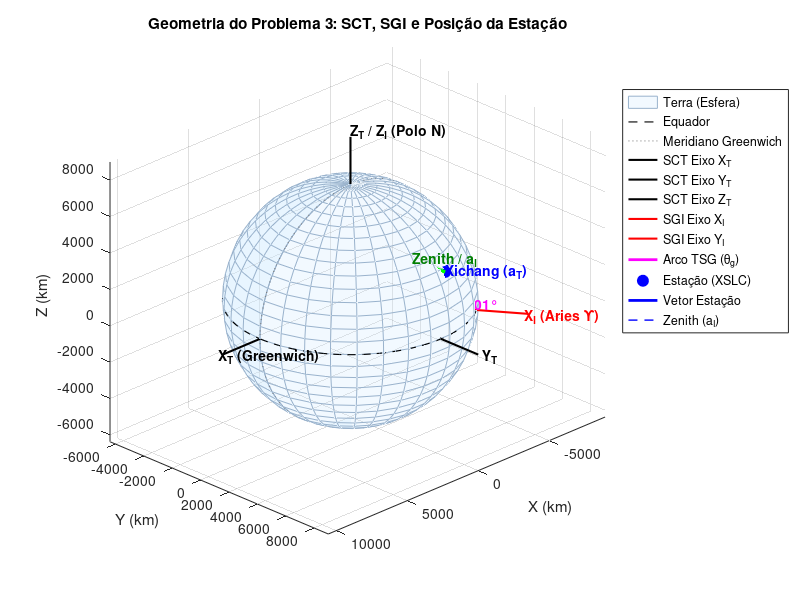
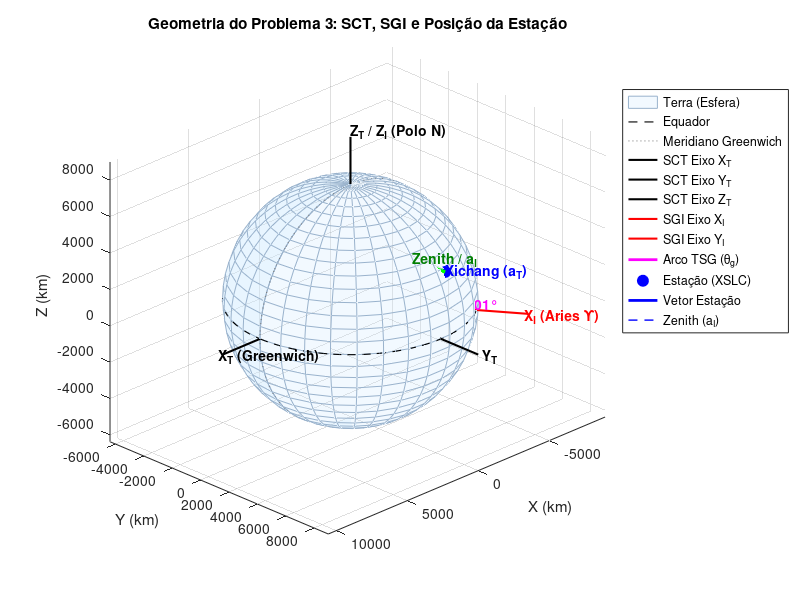

These figures' MATLAB source, in order:
function pb3()
    clear; clc; close all;

    % =========================================================================
    % 1. CONSTANTES E PARÂMETROS DE ENTRADA
    % =========================================================================
    fprintf('==========================================================\n');
    fprintf('       LABORATÓRIO DE GN&C - PROBLEMA 3\n');
    fprintf('==========================================================\n\n');

    % Coordenadas Geográficas da Estação (Xichang Satellite Launch Center)
    lat_deg = 28; lat_min = 14; lat_sec = 45.66; % Latitude Geodésica N
    lon_deg = 102; lon_min = 01; lon_sec = 35.6; % Longitude Leste E
    alt_m = 1800;                                % Altitude (metros)

    % Instante da Medição: 20/06/2026 às 21h43m35.0s UT
    ano = 2026; mes = 6; dia = 20;
    hora = 21; minuto = 43; segundo = 35.0;

    % Conversão das Coordenadas para Graus Decimais
    phi = lat_deg + lat_min/60 + lat_sec/3600;       % Latitude geodésica (graus)
    lambda_E = lon_deg + lon_min/60 + lon_sec/3600;  % Longitude Leste (graus)
    H = alt_m / 1000;                                % Altitude em km

    % Parâmetros do Elipsoide de Referência WGS-84
    ae = 6378.137;                  % Semieixo maior (km)
    f = 1 / 298.257223563;          % Achatamento
    e2 = 2*f - f^2;                 % Primeira excentricidade linear ao quadrado

    % =========================================================================
    % 2. CÁLCULO DE DATA JULIANA (JD) E DATA JULIANA MODIFICADA (DJM)
    % =========================================================================
    [JD_meiodia, DJM0, DJM_frac] = DiaJulianoLocal(ano, mes, dia, hora, minuto, segundo);
    JD_frac = DJM_frac + 2400000.5;

    % =========================================================================
    % 3. CÁLCULO DO TEMPO SIDERAL DE GREENWICH (TSG)
    % =========================================================================
    tsg_graus = TSGLocal(ano, mes, dia, hora, minuto, segundo);

    % =========================================================================
    % 4. SISTEMA DE COORDENADAS CARTESIANAS TERRESTRES (SCT)
    % =========================================================================
    % Cálculo de N (Grande Normal / Raio de curvatura no primeiro vertical)
    N = ae / sqrt(1 - e2 * sind(phi)^2);

    % Coordenadas Cartesianas no SCT (aT)
    xT = (N + H) * cosd(phi) * cosd(lambda_E);
    yT = (N + H) * cosd(phi) * sind(lambda_E);
    zT = (N * (1 - e2) + H) * sind(phi);
    aT = [xT; yT; zT];

    % =========================================================================
    % 5. ROTAÇÃO DO SCT PARA O REFERENCIAL GEOCÊNTRICO INERCIAL (SGI)
    % =========================================================================
    % Rotação anti-horária de +tsg em torno do eixo Z:
    % aI_pos = Rz(tsg) * aT
    Rz = [cosd(tsg_graus), -sind(tsg_graus), 0; ...
          sind(tsg_graus),  cosd(tsg_graus), 0; ...
          0,                0,               1];

    aI_pos = Rz * aT;
    aI = aI_pos / norm(aI_pos); % Versor normalizado

    % =========================================================================
    % 6. DETERMINAÇÃO DAS COORDENADAS DE APONTAMENTO CELESTE (AR e DEC)
    % =========================================================================
    ra_deg = mod(atan2d(aI(2), aI(1)), 360);
    dec_deg = asind(aI(3));

    % Formatação de AR (h m s)
    ra_hours = ra_deg / 15;
    ar_h = floor(ra_hours);
    ar_m = floor((ra_hours - ar_h) * 60);
    ar_s = ((ra_hours - ar_h) * 60 - ar_m) * 60;

    % Formatação de DEC (d m s)
    dec_d = floor(dec_deg);
    dec_m = floor((dec_deg - dec_d) * 60);
    dec_s = ((dec_deg - dec_d) * 60 - dec_m) * 60;

    % =========================================================================
    % IMPRESSÃO DOS RESULTADOS EM FORMATO DE TABELA LATEX
    % =========================================================================
    fprintf('==========================================================\n');
    fprintf('       RESULTADOS EM FORMATO DE TABELA LATEX\n');
    fprintf('==========================================================\n');
    fprintf('\\begin{table}[h!]\n');
    fprintf('\\centering\n');
    fprintf('\\caption{Resultados da Simulação — Problema 3}\n');
    fprintf('\\label{tab:resultados_pb3}\n');
    fprintf('\\begin{tabular}{lcc}\n');
    fprintf('\\hline\n');
    fprintf('\\textbf{Parâmetro} & \\textbf{Valor} & \\textbf{Unidade} \\\\ \\hline\n');
    fprintf('Latitude Geodésica ($\\phi$) & %02d$^\\circ$ %02d'' %05.2f" N ($%12.8f^\\circ$) & deg \\\\\n', lat_deg, lat_min, lat_sec, phi);
    fprintf('Longitude Leste ($\\lambda_E$) & %02d$^\\circ$ %02d'' %05.2f" E ($%12.8f^\\circ$) & deg \\\\\n', lon_deg, lon_min, lon_sec, lambda_E);
    fprintf('Altitude ($H$) & %6.1f (%12.6f) & m (km) \\\\ \\hline\n', alt_m, H);
    fprintf('Data / Horário (U.T.) & %02d/%02d/%04d às %02d:%02d:%04.1f & -- \\\\\n', dia, mes, ano, hora, minuto, segundo);
    fprintf('Data Juliana ($JD_{\\text{meio-dia}}$) & %d & dias \\\\\n', JD_meiodia);
    fprintf('Data Juliana com Fração ($JD$) & %18.10f & dias \\\\\n', JD_frac);
    fprintf('Data Juliana Modificada ($MJD$) & %18.10f & dias \\\\\n', DJM_frac);
    fprintf('Tempo Sideral de Greenwich ($\\theta_g$) & %12.8f$^\\circ$ & deg \\\\ \\hline\n', tsg_graus);
    fprintf('Vetor de Posição SCT ($\\vec{a}_T$) & [%14.6f, %14.6f, %14.6f] & km \\\\\n', aT(1), aT(2), aT(3));
    fprintf('Magnitude $|\\vec{a}_T|$ & %10.4f & km \\\\ \\hline\n', norm(aT));
    fprintf('Vetor de Posição SGI ($\\vec{a}_{I,\\text{pos}}$) & [%14.6f, %14.6f, %14.6f] & km \\\\\n', aI_pos(1), aI_pos(2), aI_pos(3));
    fprintf('Versor Zênite Inercial ($\\vec{a}_I$) & [%12.8f, %12.8f, %12.8f] & -- \\\\\n', aI(1), aI(2), aI(3));
    fprintf('Verificação ($|\\vec{a}_I|$) & %1.8f & -- \\\\ \\hline\n', norm(aI));
    fprintf('Ascensão Reta ($\\alpha$) & %02dh %02dm %05.2fs ($%12.8f^\\circ$) & -- (deg) \\\\\n', ar_h, ar_m, ar_s, ra_deg);
    fprintf('Declinação ($\\delta$) & %+02d$^\\circ$ %02d'' %05.2f" ($%12.8f^\\circ$) & -- (deg) \\\\\n', dec_d, dec_m, dec_s, dec_deg);
    fprintf('Constelação no Zênite & PEGASUS (Scheat / Matar) & -- \\\\ \\hline\n');
    fprintf('\\end{tabular}\n');
    fprintf('\\end{table}\n');
    fprintf('==========================================================\n\n');

    % =========================================================================
    % 7. VISUALIZAÇÃO GRÁFICA 3D
    % =========================================================================
    figure(1);
    hold on; grid on; axis equal; view(135, 25);

    % Plotagem da Esfera Terrestre (Raio Médio)
    [X_esf, Y_esf, Z_esf] = sphere(30);
    surf(X_esf * ae, Y_esf * ae, Z_esf * ae, 'FaceColor', [0.8, 0.9, 1.0], ...
         'EdgeColor', [0.6, 0.7, 0.8], 'FaceAlpha', 0.25);

    % Plotagem do Equador e do Meridiano de Greenwich
    t_circle = linspace(0, 2*pi, 100);
    plot3(ae*cos(t_circle), ae*sin(t_circle), zeros(1, 100), 'k--', 'LineWidth', 0.8); % Equador
    plot3(ae*cos(t_circle), zeros(1, 100), ae*sin(t_circle), 'Color', [0.5, 0.5, 0.5], 'LineStyle', ':', 'LineWidth', 0.8); % Greenwich

    % Plotagem do Mapa Mundi (Linhas de Costa)
    if exist('coastlines.mat', 'file')
        load('coastlines.mat'); % Carrega 'tmp' contendo [longitude, latitude]
        lon_c = tmp(:, 1);
        lat_c = tmp(:, 2);
        N_c = ae ./ sqrt(1 - e2 * sind(lat_c).^2);
        x_c = N_c .* cosd(lat_c) .* cosd(lon_c);
        y_c = N_c .* cosd(lat_c) .* sind(lon_c);
        z_c = N_c .* (1 - e2) .* sind(lat_c);
        plot3(x_c, y_c, z_c, 'Color', [0.3, 0.4, 0.6], 'LineWidth', 0.8);
    end

    % Comprimento dos Eixos Coordenados para Visualização
    L_eixos = 9000;

    % Eixos SCT (Fixos na Terra - Cor Preta)
    plot3([0 L_eixos], [0 0], [0 0], 'k-', 'LineWidth', 1.5);
    plot3([0 0], [0 L_eixos], [0 0], 'k-', 'LineWidth', 1.5);
    plot3([0 0], [0 0], [0 L_eixos], 'k-', 'LineWidth', 1.5);
    text(L_eixos + 300, 0, 0, 'X_T (Greenwich)', 'FontWeight', 'bold');
    text(0, L_eixos + 300, 0, 'Y_T', 'FontWeight', 'bold');
    text(0, 0, L_eixos + 300, 'Z_T / Z_I (Polo N)', 'FontWeight', 'bold');

    % Eixos SGI (Inerciais - Cor Vermelha)
    XI_dir = Rz' * [L_eixos; 0; 0];
    YI_dir = Rz' * [0; L_eixos; 0];

    plot3([0 XI_dir(1)], [0 XI_dir(2)], [0 XI_dir(3)], 'r-', 'LineWidth', 1.5);
    plot3([0 YI_dir(1)], [0 YI_dir(2)], [0 YI_dir(3)], 'r-', 'LineWidth', 1.5);
    text(XI_dir(1) + 300, XI_dir(2), XI_dir(3), 'X_I (Aries \Upsilon)', 'Color', 'r', 'FontWeight', 'bold');
    text(YI_dir(1), YI_dir(2) + 300, YI_dir(3), 'Y_I', 'Color', 'r', 'FontWeight', 'bold');

    % Plotagem do Arco do Tempo Sideral de Greenwich (TSG)
    tsg_rad = deg2rad(tsg_graus);
    theta_arc = linspace(0, tsg_rad, 40);
    r_arc = 3500;
    plot3(r_arc * cos(theta_arc), r_arc * sin(theta_arc), zeros(1, 40), 'm-', 'LineWidth', 2);
    text(r_arc * cos(tsg_rad/2) + 200, r_arc * sin(tsg_rad/2) + 200, 300, ...
         sprintf('\\theta_g = %.2f°', tsg_graus), 'Color', 'm', 'FontWeight', 'bold');

    % Ponto da Estação Terrestre
    plot3(aT(1), aT(2), aT(3), 'bo', 'MarkerSize', 8, 'MarkerFaceColor', 'b');
    text(aT(1) + 200, aT(2) + 200, aT(3) + 200, 'Xichang (a_T)', 'Color', 'b', 'FontWeight', 'bold');

    % Vetor Posição da Estação
    plot3([0 aT(1)], [0 aT(2)], [0 aT(3)], 'b-', 'LineWidth', 2);

    % Projeção da Estação para visualização geométrica
    plot3([0 aT(1)], [0 aT(2)], [0 0], 'b--', 'LineWidth', 1);
    plot3([aT(1) aT(1)], [aT(2) aT(2)], [0 aT(3)], 'b:', 'LineWidth', 1.2);

    % Vetor Direção Inercial (Versor aI)
    L_versor = 2000;
    plot3([aT(1), aT(1) + L_versor*aI(1)], ...
          [aT(2), aT(2) + L_versor*aI(2)], ...
          [aT(3), aT(3) + L_versor*aI(3)], ...
          'g-', 'LineWidth', 2.5);
    text(aT(1) + L_versor*aI(1) + 200, ...
         aT(2) + L_versor*aI(2) + 200, ...
         aT(3) + L_versor*aI(3) + 200, ...
         'Zenith / a_I', 'Color', [0, 0.5, 0], 'FontWeight', 'bold');

    title('Geometria do Problema 3: SCT, SGI e Posição da Estação');
    xlabel('X (km)'); ylabel('Y (km)'); zlabel('Z (km)');
    legend('Terra (Esfera)', 'Equador', 'Meridiano Greenwich', ...
           'SCT Eixo X_T', 'SCT Eixo Y_T', 'SCT Eixo Z_T', ...
           'SGI Eixo X_I', 'SGI Eixo Y_I', 'Arco TSG (\theta_g)', ...
           'Estação (XSLC)', 'Vetor Estação', 'Zenith (a_I)', ...
           'Location', 'northeastoutside');

    hold off;

    % Salvar a imagem gerada
    try
        saveas(gcf, 'geometria_3d_pb3.png');
        saveas(gcf, 'geometria_3d_pb3.svg');
        fprintf('Gráfico salvo como geometria_3d_pb3.png e geometria_3d_pb3.svg no diretório corrente.\n');
    catch
        fprintf('Aviso: Não foi possível salvar o gráfico automaticamente.\n');
    end

    % =========================================================================
    % 8. SEGUNDA VISUALIZAÇÃO GRÁFICA 3D (RENDERIZADA COM TEXTURA DA TERRA)
    % =========================================================================
    if exist('earth_texture.jpg', 'file')
        figure(2);
        hold on; grid on; axis equal; view(135, 25);

        % Esfera com textura fotográfica da Terra (mar e continentes)
        [X_esf, Y_esf, Z_esf] = sphere(50);
        img_earth = imread('earth_texture.jpg');
        img_earth = flipud(img_earth);
        % Alinha a longitude 0° (centro da imagem) com a coluna 1 da esfera (que inicia em 0°)
        img_earth = circshift(img_earth, [0, size(img_earth, 2)/2, 0]);
        surf(X_esf * ae, Y_esf * ae, Z_esf * ae, 'FaceColor', 'texturemap', ...
             'CData', img_earth, 'EdgeColor', 'none', 'FaceAlpha', 0.95);

        % Plotagem do Equador e do Meridiano de Greenwich
        h_eq = plot3(ae*cos(t_circle), ae*sin(t_circle), zeros(1, 100), 'k--', 'LineWidth', 1.0); % Equador
        h_gr = plot3(ae*cos(t_circle), zeros(1, 100), ae*sin(t_circle), 'Color', [0.3, 0.3, 0.3], 'LineStyle', ':', 'LineWidth', 1.0); % Greenwich

        % Eixos SCT (Fixos na Terra - Cor Preta)
        h_sct = plot3([0 L_eixos], [0 0], [0 0], 'k-', 'LineWidth', 1.5);
        plot3([0 0], [0 L_eixos], [0 0], 'k-', 'LineWidth', 1.5);
        plot3([0 0], [0 0], [0 L_eixos], 'k-', 'LineWidth', 1.5);
        text(L_eixos + 300, 0, 0, 'X_T (Greenwich)', 'FontWeight', 'bold');
        text(0, L_eixos + 300, 0, 'Y_T', 'FontWeight', 'bold');
        text(0, 0, L_eixos + 300, 'Z_T / Z_I (Polo N)', 'FontWeight', 'bold');

        % Eixos SGI (Inerciais - Cor Vermelha)
        h_sgi = plot3([0 XI_dir(1)], [0 XI_dir(2)], [0 XI_dir(3)], 'r-', 'LineWidth', 1.5);
        plot3([0 YI_dir(1)], [0 YI_dir(2)], [0 YI_dir(3)], 'r-', 'LineWidth', 1.5);
        text(XI_dir(1) + 300, XI_dir(2), XI_dir(3), 'X_I (Aries \Upsilon)', 'Color', 'r', 'FontWeight', 'bold');
        text(YI_dir(1), YI_dir(2) + 300, YI_dir(3), 'Y_I', 'Color', 'r', 'FontWeight', 'bold');

        % Arco do TSG
        h_arc = plot3(r_arc * cos(theta_arc), r_arc * sin(theta_arc), zeros(1, 40), 'm-', 'LineWidth', 2);
        text(r_arc * cos(tsg_rad/2) + 200, r_arc * sin(tsg_rad/2) + 200, 300, ...
             sprintf('\\theta_g = %.2f°', tsg_graus), 'Color', 'm', 'FontWeight', 'bold');

        % Ponto da Estação Terrestre (XSLC)
        h_est = plot3(aT(1), aT(2), aT(3), 'bo', 'MarkerSize', 8, 'MarkerFaceColor', 'b');
        text(aT(1) + 200, aT(2) + 200, aT(3) + 200, 'Xichang (a_T)', 'Color', 'b', 'FontWeight', 'bold');

        % Vetores de Posição e Projeções
        h_vest = plot3([0 aT(1)], [0 aT(2)], [0 aT(3)], 'b-', 'LineWidth', 2);
        plot3([0 aT(1)], [0 aT(2)], [0 0], 'b--', 'LineWidth', 1);
        plot3([aT(1) aT(1)], [aT(2) aT(2)], [0 aT(3)], 'b:', 'LineWidth', 1.2);

        % Vetor Zenital Inercial (aI)
        h_zen = plot3([aT(1), aT(1) + L_versor*aI(1)], ...
              [aT(2), aT(2) + L_versor*aI(2)], ...
              [aT(3), aT(3) + L_versor*aI(3)], ...
              'g-', 'LineWidth', 2.5);
        text(aT(1) + L_versor*aI(1) + 200, ...
             aT(2) + L_versor*aI(2) + 200, ...
             aT(3) + L_versor*aI(3) + 200, ...
             'Zenith / a_I', 'Color', [0, 0.5, 0], 'FontWeight', 'bold');

        title('Geometria do Problema 3: SCT, SGI e Posição da Estação (Renderizado)');
        xlabel('X (km)'); ylabel('Y (km)'); zlabel('Z (km)');
        legend([h_eq, h_gr, h_sct, h_sgi, h_arc, h_est, h_vest, h_zen], ...
               'Equador', 'Meridiano Greenwich', 'SCT Eixos', 'SGI Eixos', ...
               'Arco TSG (\theta_g)', 'Estação (XSLC)', 'Vetor Estação', 'Zenith (a_I)', ...
               'Location', 'northeastoutside');

        hold off;

        % Salvar a imagem renderizada
        try
            saveas(gcf, 'geometria_3d_pb3_renderizado.png');
            saveas(gcf, 'geometria_3d_pb3_renderizado.svg');
            fprintf('Gráfico renderizado salvo como geometria_3d_pb3_renderizado.png e geometria_3d_pb3_renderizado.svg no diretório corrente.\n');
        catch
            fprintf('Aviso: Não foi possível salvar o gráfico renderizado automaticamente.\n');
        end
    end
end

% =========================================================================
% FUNÇÕES AUXILIARES LOCAIS
% =========================================================================

function [JD, DJM0, DJM_frac] = DiaJulianoLocal(ano, mes, dia, hora, minuto, segundo)
    if nargin < 4, hora = 0; end
    if nargin < 5, minuto = 0; end
    if nargin < 6, segundo = 0; end

    I = ano;
    J = mes;
    K = dia;

    dj1 = K - 32075 + fix((1461 * (I + 4800 + fix((J - 14)/12))) / 4);
    dj2 = fix((367 * (J - 2 - 12 * fix((J - 14)/12))) / 12);
    dj3 = fix((-3 * fix((I + 4900 + fix((J - 14)/12)) / 100)) / 4);

    JD = dj1 + dj2 + dj3;
    DJM0 = JD - 2400001;
    frac_dia = (hora + minuto/60 + segundo/3600) / 24;
    DJM_frac = DJM0 + frac_dia;
end

function tsg = TSGLocal(ano, mes, dia, hora, minuto, segundo)
    DJ0 = DiaJulianoLocal(ano, mes, dia, 0, 0, 0) - 0.5;
    delta_t = hora * 3600 + minuto * 60 + segundo;

    Tu = (DJ0 - 2415020.0) / 36525;
    L = 365.24219879 - 6.14e-6 * Tu;
    d_theta_dt = (1/240) * (1 + 1/L);
    theta_g0 = 99.69098329 + 36000.76893 * Tu + 3.87080e-4 * Tu^2;
    tsg = mod(theta_g0 + d_theta_dt * delta_t, 360);
end
